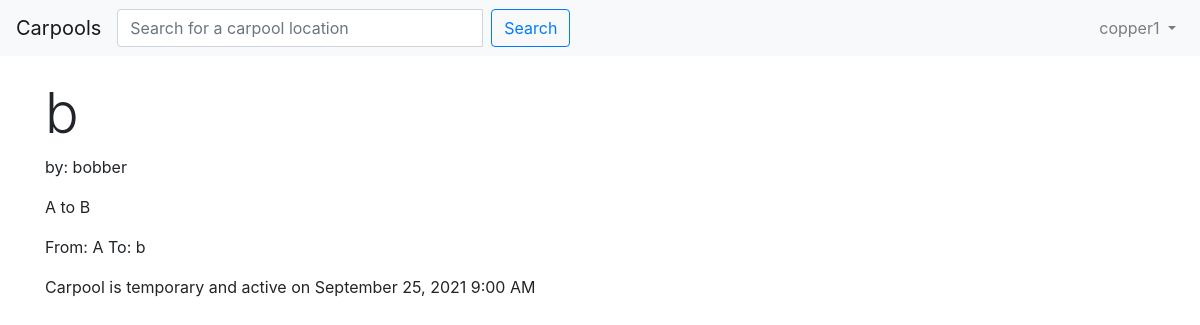
The page /carpools/1 (signed in) on the database as committed earlier.
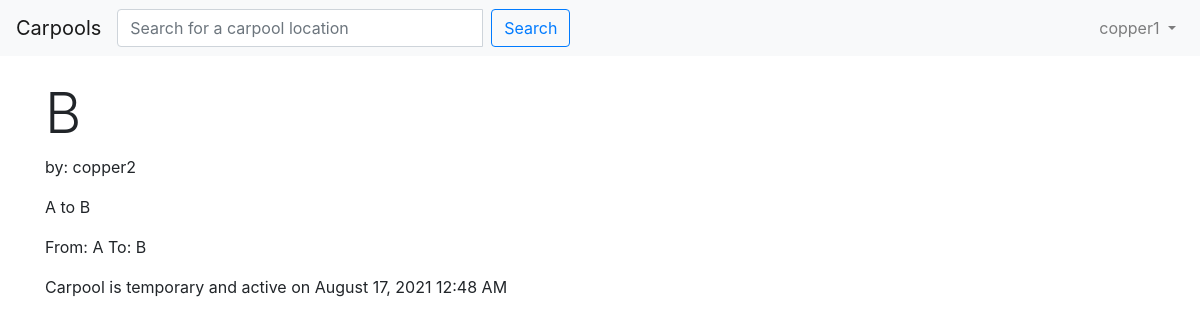
The same page on the database as committed later.
### carpool/models.py (models this page shows, shortened)
class Carpool(db.Model):
    id = db.Column(db.Integer, primary_key=True)
    name = db.Column(db.String(32), index=True)
    summary = db.Column(db.String(128))
    time_created = db.Column(db.DateTime(), index=True)
    user_id = db.Column(db.Integer, db.ForeignKey("user.id"))
    from_location = db.Column(db.String(32))
    to_location = db.Column(db.String(32))
    quantity = db.Column(db.Integer, default = 0)
    capacity = db.Column(db.Integer)
    start = db.Column(db.DateTime())
    carpool_type = db.Column(db.String(16))
    days = db.Column(db.String(32))

### carpool/routes.py (the view)
@app.route("/carpools/<carpool_id>")
def carpools(carpool_id):
    if current_user.is_authenticated:
        carpool = Carpool.query.filter(Carpool.id == carpool_id).first()
        if not carpool:
            flash("Carpool does not exist", "danger")
            return redirect(url_for("index"))
        return render_template("carpool.html", carpool=carpool)
    return redirect(url_for("login"))

### carpool/models.py (called while the page is built)
@login_manager.user_loader
def load_user(id):
    return User.query.get(int(id))

### carpool/templates/carpool.html (shortened to what this page needs)
{% extends "base.html" %} {% block content %}
<div class="container">
  <h1 class="display-4">{{ carpool["to_location"] }}</h1>
  <p>by: {{ carpool["name"] }}</p>
  <p>{{ carpool["summary"] }}</p>
  <p>From: {{ carpool["from_location"] }} To: {{carpool["to_location"] }}</p>
  {% if carpool["carpool_type"] == "reoccurring" %}
	<p>Starting on {{ moment(carpool["start"]).format('LLL') }}</p>
  {% else %}
	<p>Carpool is temporary and active on {{ moment(carpool["start"]).format('LLL') }}</p>
  {% endif %}
</div>
{% endblock %}

Rows that differ between the two databases and show on the page:
changed Carpool "A to B": to_location "b" → "B"; name "bobber" → "copper2"; start "September 25, 2021 9:00 AM" → "August 17, 2021 12:48 AM"
